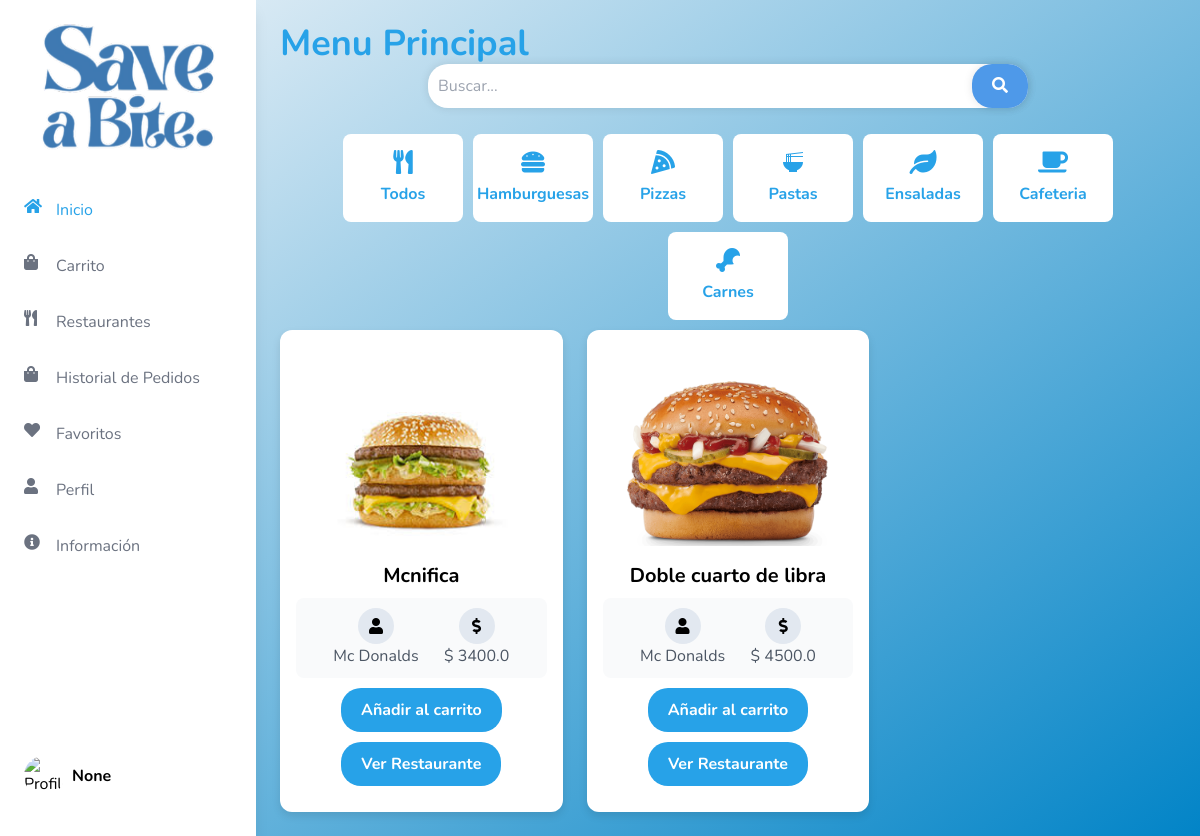
The page /menu on the database its author committed.
### tables this page shows
CREATE TABLE Productos (
            id INTEGER PRIMARY KEY AUTOINCREMENT,
            id_empresa INTEGER NOT NULL,
            nombre TEXT NOT NULL,
            empresa TEXT NOT NULL,
            precio REAL NOT NULL,
            descripcion TEXT NOT NULL,
            imagen TEXT NOT NULL,
            tipoComida TEXT NOT NULL,
            stock INTEGER DEFAULT 0,
            estad TEXT DEFAULT 'No Disponible',
            tipo_dieta TEXT,
            FOREIGN KEY (id_empresa) REFERENCES usuarioEmpresa (id)
        );

### app.py (the view, shortened to what this page needs)
@app.route("/menu", methods=['GET'])
def menu():
    user_name = session.get('user_name')
    user_image = session.get('user_image')
    user_id = session.get('user_id')
    query = request.args.get('query', '').lower()
    conn = get_db_connection()
    user = conn.execute('SELECT tipo_dieta FROM usuarios WHERE id = ?', (user_id,)).fetchone()
    tipo_dieta = user['tipo_dieta'] if user else None
    productos = conn.execute('''
        SELECT Productos.*, usuarioEmpresa.imagen AS empresa_imagen
        FROM Productos
        JOIN usuarioEmpresa ON Productos.id_empresa = usuarioEmpresa.id
        WHERE Productos.estad = 'Disponible'
    ''').fetchall()
    recomendados = []
    conn.close()
    return render_template('general/menu.html', user_name=user_name, user_image=user_image, productos=productos, recomendados=recomendados, tipo_dieta=tipo_dieta)

### app.py (called while the page is built)
def get_db_connection():
    conn = sqlite3.connect('flask_db.db')
    conn.row_factory = sqlite3.Row
    return conn

### templates/general/menu.html (shortened to what this page needs)
                            <!DOCTYPE html>
<html lang="es">
<head>
    <script src="https://cdn.tailwindcss.com"></script>
    <link href="https://cdnjs.cloudflare.com/ajax/libs/font-awesome/5.15.3/css/all.min.css" rel="stylesheet">
</head>
<body class="flex">
    {% include 'Sidebars/SidebarUsuario.html' %}
    <div class="flex-1 p-6 content ml-64">
        <h1 class="text-4xl font-bold text-custom-blue">Menu Principal</h1>
        <div class="header">
            <div class="search">
                <input type="text" placeholder="Buscar...">
                <button type="submit"><i class="fas fa-search"></i></button>
            </div>
        </div>
        <div class="button-container">
            <button class="btn-custom {% if tipo_comida == 'todos' %}active{% endif %}" onclick="filterCategory('todos')">
                <i class="fas fa-utensils"></i>
                Todos
            </button>
            <button class="btn-custom {% if 'Hamburguesas' in tipo_comida %}active{% endif %}" onclick="filterCategory('Hamburguesas')">
                <i class="fas fa-hamburger"></i>
                Hamburguesas
            </button>
            <button class="btn-custom {% if 'Pizzas' in tipo_comida %}active{% endif %}" onclick="filterCategory('Pizzas')">
                <i class="fas fa-pizza-slice"></i>
                Pizzas
            </button>
            <button class="btn-custom {% if 'Pastas' in tipo_comida %}active{% endif %}" onclick="filterCategory('Pastas')">
                <i class="material-icons">ramen_dining</i>
                Pastas
            </button>
            <button class="btn-custom {% if 'Ensaladas' in tipo_comida %}active{% endif %}" onclick="filterCategory('Ensaladas')">
                <i class="fas fa-leaf"></i>
                Ensaladas
            </button>
            <button class="btn-custom {% if 'Cafeteria' in tipo_comida %}active{% endif %}" onclick="filterCategory('Cafeteria')">
                <i class="fas fa-coffee"></i>
                Cafeteria
            </button>
            <button class="btn-custom {% if 'Carnes' in tipo_comida %}active{% endif %}" onclick="filterCategory('Carnes')">
                <i class="fas fa-drumstick-bite"></i>
                Carnes
            </button>
        </div>
        <div class="grid grid-cols-1 md:grid-cols-2 lg:grid-cols-3 gap-6">
            {% for producto in productos %}
                {% if producto.estad == "Disponible" and producto.stock != 0 %}
                    <div class="recipe-card {{ producto.tipo_comida }}" onclick="goToProductDetail('{{ producto.id }}')">
                        <img src="{{ url_for('static', filename='uploads/' ~ producto.imagen) }}" alt="{{ producto.nombre }}">
                        <h3 class="text-xl font-bold mb-2">{{ producto.nombre }}</h3>
                        <div class="info">
                            <div>
                                <div class="info-icon"><i class="fas fa-user"></i></div>
                                <p class="text-gray-600">{{ producto.empresa }}</p>
                            </div>
                            <div>
                                <div class="info-icon"><i class="fas fa-dollar-sign"></i></div>
                                <p class="text-gray-600">$ {{ producto.precio }}</p>
                            </div>
                        </div>
                        <div class="button-container">
                            <form method="POST" action="{{ url_for('agregar_al_carrito1', producto_id=producto.id) }}">
                                <button type="submit" class="action-button">Añadir al carrito</button>
                            </form>
                            <form method="GET" action="{{ url_for('ver_menu', id=producto.id_empresa) }}">
                                <button type="submit" class="action-button">Ver Restaurante</button>
                            </form>
                        </div>
                    </div>
                {% endif %}
            {% endfor %}
        </div>
    </div>
</body>
</html>

### templates/general/menu.html (style rules this page uses)
body { font-family: 'Nunito', sans-serif; background: linear-gradient(to bottom right, #f1f5f9, #0284c7); overflow: hidden; }
.text-custom-blue { color: #27a2e8; }
.btn-custom { background-color: white; color: #27a2e8; padding: 1rem; font-size: 1rem; font-weight: bold; transition: background-color 0.3s, color 0.3s; border-radius: 8px; display: flex; flex-direction: column; align-items: center; text-align: center; width: 120px; }
.btn-custom i, .btn-custom .material-icons { font-size: 24px; margin-bottom: 0.5rem; }
.recipe-card { background-color: white; border-radius: 12px; box-shadow: 0 4px 8px rgba(0, 0, 0, 0.1); padding: 16px; transition: transform 0.2s; overflow: hidden; display: flex; flex-direction: column; align-items: center; height: 100%; cursor: pointer; }
.recipe-card img { border-radius: 8px; margin-bottom: 16px; width: 100%; height: 200px; object-fit: cover; }
.recipe-card .info { display: flex; justify-content: space-evenly; width: 100%; padding: 10px; background-color: #f9fafb; border-radius: 8px; }
.recipe-card .info div { text-align: center; display: flex; flex-direction: column; align-items: center; margin: 0 -2px; }
.info-icon { display: flex; align-items: center; justify-content: center; background-color: #e2e8f0; border-radius: 50%; width: 36px; height: 36px; margin-bottom: 4px; overflow: hidden; }
.header { display: flex; align-items: center; justify-content: center; margin-bottom: 1rem; position: relative; }
.search { display: inline-block; position: relative; }
.search input[type="text"] { width: 600px; padding: 10px; border: none; border-radius: 20px; box-shadow: 0 0 10px rgba(0, 0, 0, 0.1); }
.search button[type="submit"] { background-color: #4e99e9; border: none; color: #fff; cursor: pointer; padding: 10px 20px; border-radius: 20px; box-shadow: 0 0 10px rgba(0, 0, 0, 0.1); position: absolute; top: 0; right: 0; transition: 0.3s ease; }
.button-container { display: flex; justify-content: center; flex-wrap: wrap; gap: 10px; padding: 10px 0; }
.action-button { background-color: #27a2e8; color: white; padding: 10px 20px; border-radius: 20px; text-align: center; cursor: pointer; font-weight: bold; transition: background-color 0.3s; }
.content { overflow-y: auto; height: 100vh; }

### templates/Sidebars/SidebarUsuario.html (style rules this page uses)
body { font-family: 'Nunito', sans-serif; background: linear-gradient(to bottom right, #f1f5f9, #0284c7); overflow: hidden; }
.text-custom-blue { color: #27a2e8; }

### rows shown on the page
Productos: imagen (picture), nombre "Mcnifica", empresa "Mc Donalds", precio "3400.0"
Productos: imagen (picture), nombre "Doble cuarto de libra", empresa "Mc Donalds", precio "4500.0"

### other values the page prints
{{ user_name }} "None"
